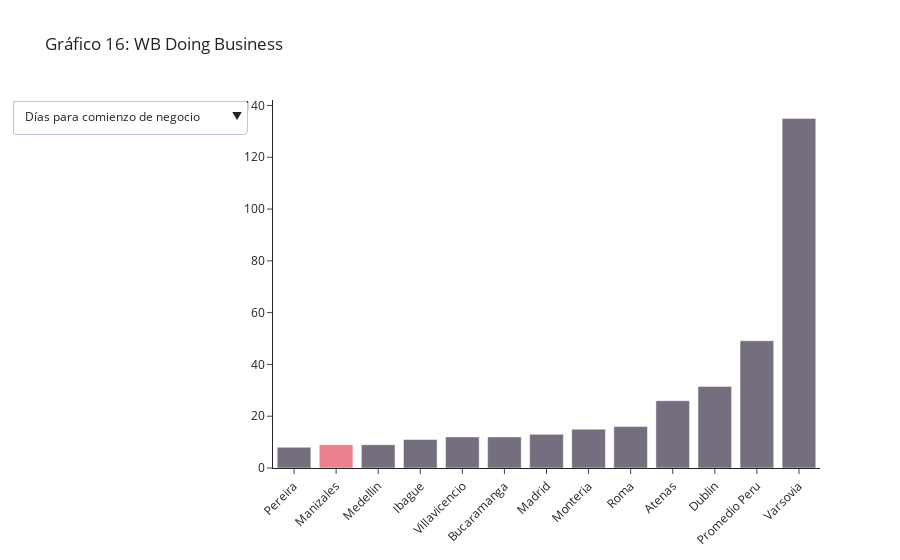

Write notebook code for a chart like this one.
### Code cell
fig = go.Figure(data=[go.Bar( x=df1['City'], y=df1['value'] , marker={'color': color2})
                     ])

updatemenus = [
    {
        'buttons': [
            {
                'method': 'update',
                'label': 'Días para permiso de construcción',
                'args': [
                    {'y': [df1['value']],
                     'x': [df1['City']],
                     'marker':[{'color': color2}]
                    },  
                ]
            },
            {
                'method': 'update',
                'label': 'Días para registro de propiedad',
                'args': [
                    {'y': [df2['value']],
                     'x': [df2['City']],
                     'marker':[{'color': color4}]
                    },
                ]
            },
            {
                'method': 'update',
                'label': 'Días para comienzo de negocio',
                'args': [
                    {'y': [df3['value']],
                     'x': [df3['City']],
                     'marker':[{'color': color6}]
                    },
                ]
            }
        ],
        'direction': 'down',
        'showactive': True,
    }
]

fig.update_layout(template="simple_white" , updatemenus=updatemenus , title_text='Gráfico 16: WB Doing Business' , xaxis={'tickangle':-45})
fig.update_traces(marker_line_width=1.5, opacity=0.6)

fig.show()
fig.write_html("informe/images/db.html",full_html=False,include_plotlyjs='cdn')

### Figure 1 — Plotly figure (JSON) as saved in the notebook; plotly's stock layout.template omitted (floating-point values rounded to 4 significant figures)
{"data": [{"marker": {"color": ["#180f29", "#df2f43", "#180f29", "#180f29", "#180f29", "#180f29", "#180f29", "#180f29", "#180f29", "#180f29", "#180f29", "#180f29", "#180f29", "#180f29", "#180f29"]}, "opacity": 0.6, "type": "bar", "x": ["Pereira", "Manizales", "Medellin", "Ibague", "Villavicencio", "Bucaramanga", "Madrid", "Monteria", "Roma", "Atenas", "Dublin", "Promedio Peru", "Varsovia"], "y": [8, 9, 9, 11, 12, 12, 13, 15, 16, 26, 31.5, 49.12, 135]}], "layout": {"autosize": true, "title": {"text": "Gráfico 16: WB Doing Business"}, "updatemenus": [{"active": 2, "buttons": [{"args": [{"marker": [{"color": ["#471c48", "#471c48", "#df2f43", "#471c48", "#471c48", "#471c48", "#471c48", "#471c48", "#471c48", "#471c48", "#471c48", "#471c48", "#471c48", "#471c48", "#471c48"]}], "x": [["Promedio Mexico", "Pereira", "Manizales", "Monteria", "Varsovia", "Madrid", "Promedio Peru", "Dublin", "Medellin", "Atenas", "Roma", "Bucaramanga", "Villavicencio", "Ibague"]], "y": [[65.82, 113, 114, 122, 137, 147, 154.9, 164, 171, 180, 189.5, 195, 211, 563]]}], "label": "Días para permiso de construcción", "method": "update"}, {"args": [{"marker": [{"color": ["#7b1e59", "#df2f43", "#7b1e59", "#7b1e59", "#7b1e59", "#7b1e59", "#7b1e59", "#7b1e59", "#7b1e59", "#7b1e59", "#7b1e59", "#7b1e59", "#7b1e59", "#7b1e59", "#7b1e59"]}], "x": [["Atenas", "Manizales", "Roma", "Dublin", "Pereira", "Madrid", "Ibague", "Bucaramanga", "Medellin", "Monteria", "Promedio Peru", "Villavicencio", "Promedio Mexico", "Varsovia"]], "y": [[4, 7.5, 11, 11, 12.5, 12.5, 13, 13, 15, 17, 20.29, 22.5, 26.02, 37]]}], "label": "Días para registro de propiedad", "method": "update"}, {"args": [{"marker": [{"color": ["#180f29", "#df2f43", "#180f29", "#180f29", "#180f29", "#180f29", "#180f29", "#180f29", "#180f29", "#180f29", "#180f29", "#180f29", "#180f29", "#180f29", "#180f29"]}], "x": [["Pereira", "Manizales", "Medellin", "Ibague", "Villavicencio", "Bucaramanga", "Madrid", "Monteria", "Roma", "Atenas", "Dublin", "Promedio Peru", "Varsovia"]], "y": [[8, 9, 9, 11, 12, 12, 13, 15, 16, 26, 31.5, 49.12, 135]]}], "label": "Días para comienzo de negocio", "method": "update"}], "direction": "down", "showactive": true}], "xaxis": {"autorange": true, "range": [-0.5, 12.5], "tickangle": -45, "type": "category"}, "yaxis": {"autorange": true, "range": [0, 142.1], "type": "linear"}}}
